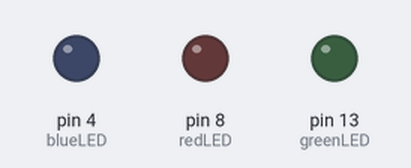
A sketch run on a simulated Arduino Uno, built with avr-gcc and run on an emulated ATmega328P. Parts: output pins drawn as LEDs (lit = HIGH).

Above: at 0.7 s.
At 27.9 s:
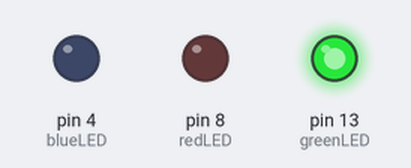
Timing chart, 0 to 40.0 s (numbered marks = the images above):
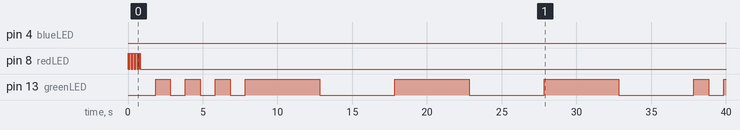

The sketch:

arduino_variables.ino
```cpp
int redLED = 8;
int greenLED = 13;
int blueLED = 4;
int dit = 100;
int dah = 500;
int longW = 1000;

float redLED_pace = 1.0/5.0; // 5 times faster; NB DON'T FORGET TO PUT A DOT BETWEEN
int greenLED_pace = 10; // 10 times slower
int blueLED_pace = 15; // 15 times slower

void setup() {
  // put your setup code here, to run once:
  pinMode(redLED, OUTPUT);
  pinMode(greenLED, OUTPUT);
  pinMode(blueLED, OUTPUT);
}

void morseCode(int LED, float pace) {
  // `S` code in morse alphabet
  for (int i = 1; i <= 3; i++)
  {
    digitalWrite(LED, HIGH);
    delay(dit * pace);
    digitalWrite(LED, LOW);
    delay(dit * pace);
  }

  // `O` code in morse alphabet
  for (int i = 1; i <= 3; i++)
  {
    digitalWrite(LED, HIGH);
    delay(dah * pace);
    digitalWrite(LED, LOW);
    delay(dah * pace);
  }

  // 'S' code in morse alphabet
  for (int i = 1; i <= 3; i++)
  {
    digitalWrite(LED, HIGH);
    delay(dit * pace);
    digitalWrite(LED, LOW);
    delay(dit * pace);
  }

  delay(longW);
}

void loop() {
  // put your main code here, to run repeatedly:
  morseCode(redLED, redLED_pace);
  morseCode(greenLED, greenLED_pace);
  morseCode(blueLED, blueLED_pace);
}
```

Measured:
- by itself, pin 13 (greenLED): goes 3 × (HIGH 1.0 s, LOW 1.0 s), 3 × (HIGH 5.0 s, LOW 5.0 s), HIGH 1.0 s, LOW 1.0 s, then HIGH
